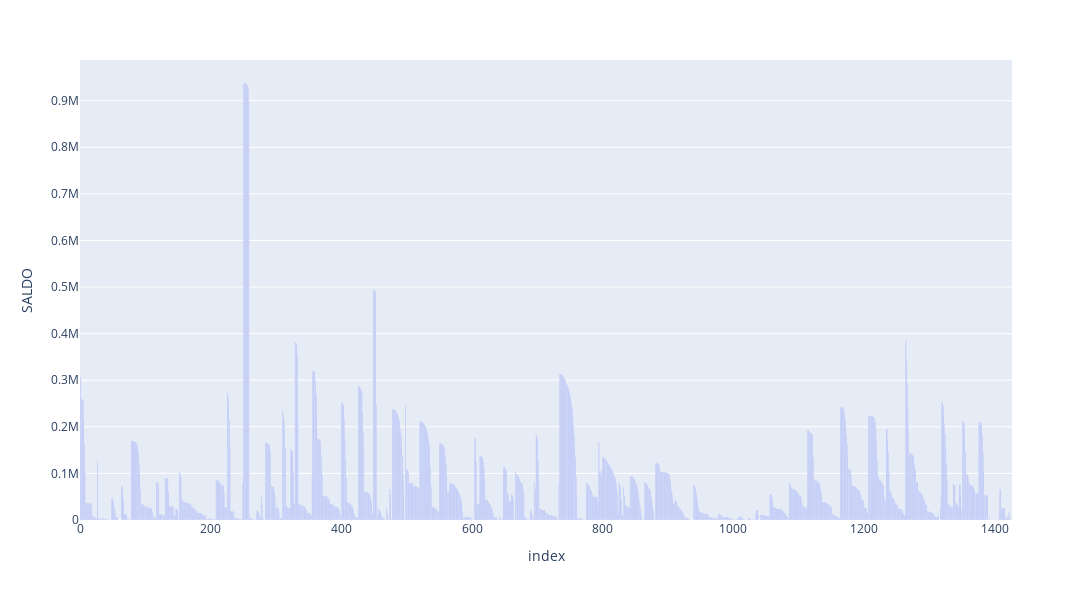

The notebook cell saved with this chart:
### Code cell
import plotly.express as px

fig = px.bar(dfOr,y="SALDO ",width=1200, height=600)
#fig.update_xaxes(rangeslider_visible=True)
fig.show()

### Figure 1 — Plotly figure (JSON) as saved in the notebook; plotly's stock layout.template omitted (floating-point values rounded to 4 significant figures; data arrays with more than 128 entries replaced by an {"elided": "..."} marker saying what was removed)
{"data": [{"alignmentgroup": "True", "hovertemplate": "index=%{x}<br>SALDO =%{y}<extra></extra>", "legendgroup": "", "marker": {"color": "#636efa", "pattern": {"shape": ""}}, "name": "", "offsetgroup": "", "orientation": "v", "showlegend": false, "textposition": "auto", "type": "bar", "x": {"elided": "1427 int values"}, "xaxis": "x", "y": {"elided": "1427 float values"}, "yaxis": "y"}], "layout": {"barmode": "relative", "height": 600, "legend": {"tracegroupgap": 0}, "margin": {"t": 60}, "width": 1200, "xaxis": {"anchor": "y", "autorange": true, "domain": [0, 1], "range": [-0.5, 1426.0], "title": {"text": "index"}, "type": "linear"}, "yaxis": {"anchor": "x", "autorange": true, "domain": [0, 1], "range": [0, 987300.0], "title": {"text": "SALDO "}, "type": "linear"}}}
